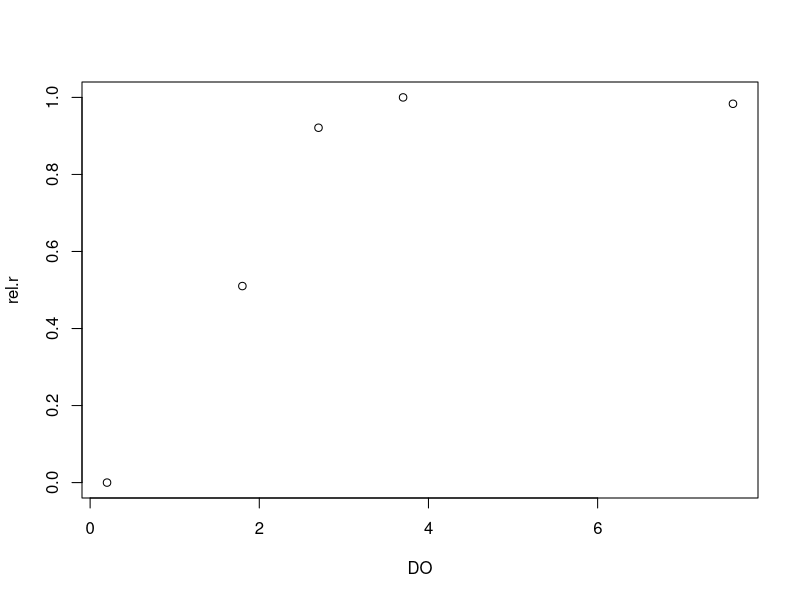

Write the R code that produced this figure.
#DO_zoopGrowth.R - use the paper Homer and Waller 1982 that looks and Daphnia under different diss. oxygen concentrations to determine impact of DO on zooplankton growth rates

num.young<-c(61.2,117,127,124.9)  #number of offspring total at the end of the experiment
n<-c(17,18,18,18)  #number of Daphnia in each experiment
days<-26  #number of days for the experiment

r<-(num.young/n)/days  #determine population growth rate in days

rel.r<-r/max(r)  #percent of growth rate from the maximum

rel.r<-c(0,rel.r)  #add 0 to the beginning at DO of 1.1 mg/L (Koh et al)

DO<-c(0.2,1.8,2.7,3.7,7.6)  #DO concentrations from the experiments

plot(DO,rel.r)

#make ML function to determine parameters for this relationship
monoMolec<-function(p,x,y){
	a=p[1]
	b=p[2]
	sigma=exp(p[3])
	
	yhat<-a*(1-exp(-b*x))
	-sum(dnorm(y,yhat,sigma,log=T))
}
guess<-c(1,1,1)

fit<-optim(par=guess,fn=monoMolec,x=DO,y=rel.r)
#parameters: a=1, b=0.511